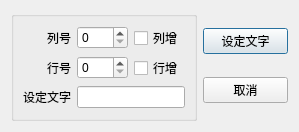
<?xml version="1.0" encoding="UTF-8"?>
<ui version="4.0">
 <class>QWDialogLocate</class>
 <widget class="QDialog" name="QWDialogLocate">
  <property name="geometry">
   <rect>
    <x>0</x>
    <y>0</y>
    <width>299</width>
    <height>132</height>
   </rect>
  </property>
  <property name="windowTitle">
   <string>Dialog</string>
  </property>
  <layout class="QHBoxLayout" name="horizontalLayout">
   <item>
    <widget class="QGroupBox" name="groupBox">
     <property name="title">
      <string/>
     </property>
     <layout class="QGridLayout" name="gridLayout">
      <item row="0" column="0">
       <widget class="QLabel" name="label">
        <property name="text">
         <string>列号</string>
        </property>
        <property name="alignment">
         <set>Qt::AlignmentFlag::AlignRight|Qt::AlignmentFlag::AlignTrailing|Qt::AlignmentFlag::AlignVCenter</set>
        </property>
       </widget>
      </item>
      <item row="0" column="1">
       <widget class="QSpinBox" name="spinColumn"/>
      </item>
      <item row="0" column="2">
       <widget class="QCheckBox" name="chkColInc">
        <property name="text">
         <string>列增</string>
        </property>
       </widget>
      </item>
      <item row="1" column="0">
       <widget class="QLabel" name="label_2">
        <property name="text">
         <string>行号</string>
        </property>
        <property name="alignment">
         <set>Qt::AlignmentFlag::AlignRight|Qt::AlignmentFlag::AlignTrailing|Qt::AlignmentFlag::AlignVCenter</set>
        </property>
       </widget>
      </item>
      <item row="1" column="1">
       <widget class="QSpinBox" name="spinRow"/>
      </item>
      <item row="1" column="2">
       <widget class="QCheckBox" name="chkRowInc">
        <property name="text">
         <string>行增</string>
        </property>
       </widget>
      </item>
      <item row="2" column="0">
       <widget class="QLabel" name="label_3">
        <property name="text">
         <string>设定文字</string>
        </property>
        <property name="alignment">
         <set>Qt::AlignmentFlag::AlignRight|Qt::AlignmentFlag::AlignTrailing|Qt::AlignmentFlag::AlignVCenter</set>
        </property>
       </widget>
      </item>
      <item row="2" column="1" colspan="2">
       <widget class="QLineEdit" name="lineEdit"/>
      </item>
     </layout>
    </widget>
   </item>
   <item>
    <layout class="QVBoxLayout" name="verticalLayout">
     <item>
      <widget class="QPushButton" name="btnSetText">
       <property name="text">
        <string>设定文字</string>
       </property>
      </widget>
     </item>
     <item>
      <widget class="QPushButton" name="btnQuit">
       <property name="text">
        <string>取消</string>
       </property>
      </widget>
     </item>
    </layout>
   </item>
  </layout>
 </widget>
 <resources/>
 <connections>
  <connection>
   <sender>btnQuit</sender>
   <signal>clicked()</signal>
   <receiver>QWDialogLocate</receiver>
   <slot>close()</slot>
   <hints>
    <hint type="sourcelabel">
     <x>303</x>
     <y>84</y>
    </hint>
    <hint type="destinationlabel">
     <x>306</x>
     <y>111</y>
    </hint>
   </hints>
  </connection>
 </connections>
</ui>
